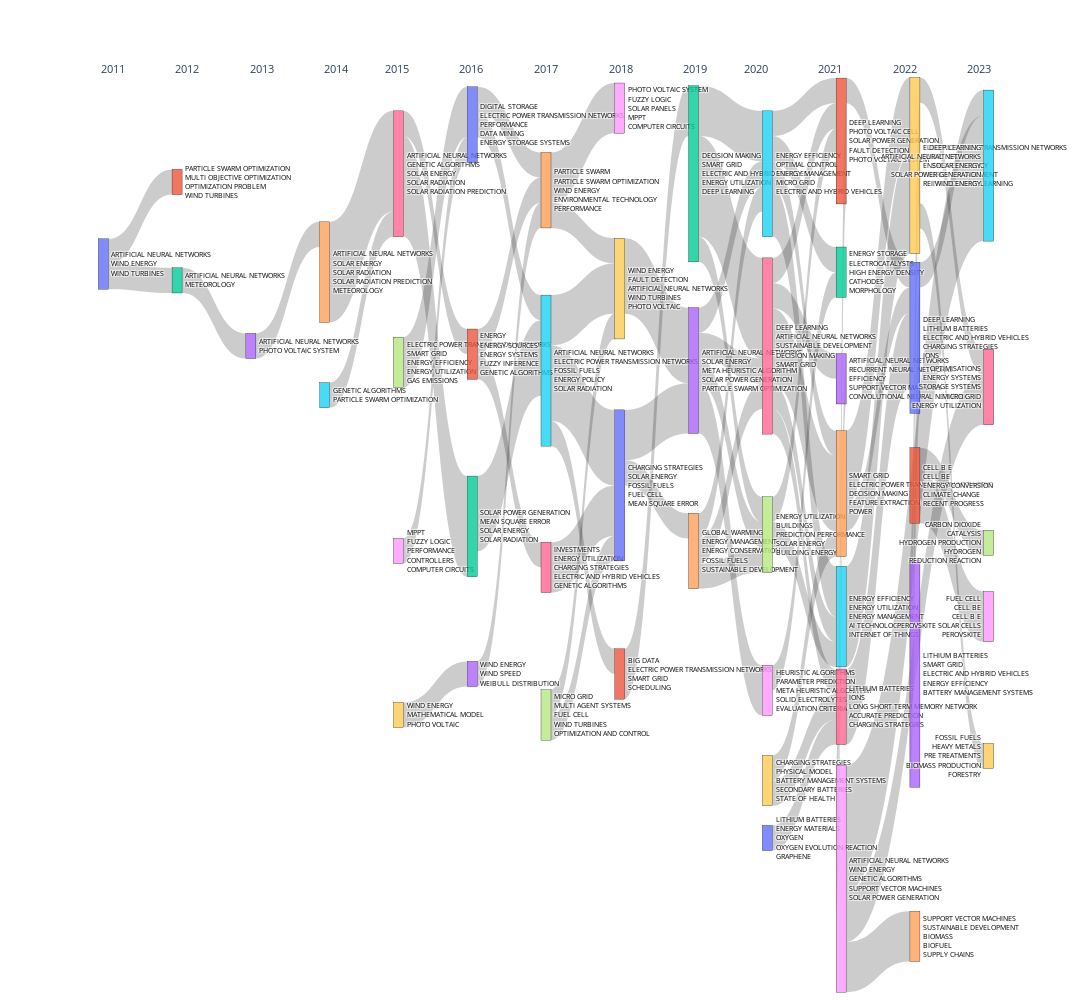

The notebook cell saved with this chart:
### Code cell
import plotly.graph_objects as go

fig = go.Figure(
    data=[
        go.Sankey(
            arrangement = "fixed",
            node = dict(
                pad = 10,
                thickness = 10,
                line = dict(color = "black", width = 0.3),
                label = label,
                x=x,
                y=y,
            ),
            link = dict(
                source = source,
                target = target,
                value = value,
            ),
            textfont={"size":7, 'color': 'black'},
        )
    ]
)

for x_coor, year in enumerate(data.keys()):
    fig.add_annotation(
        x= 0.02 + 0.96 * x_coor / (len(data.keys()) - 1),
        y= 1.05,
        xref="paper",
        yref="paper",
        text=str(year),
        showarrow=False,
        font=dict(
            # family="Courier New, monospace",
            size=11,
            # color="black"
            ),
        align="center",
    )

fig.update_layout(width=1600, height=1000).show()

### Figure 1 — Plotly figure (JSON) as saved in the notebook; plotly's stock layout.template omitted (floating-point values rounded to 4 significant figures)
{"data": [{"arrangement": "fixed", "link": {"source": [0, 0, 2, 3, 4, 5, 6, 6, 7, 8, 9, 10, 10, 11, 11, 12, 13, 14, 14, 15, 15, 15, 16, 17, 17, 19, 20, 20, 21, 22, 22, 22, 23, 23, 23, 23, 24, 24, 24, 25, 25, 25, 25, 26, 26, 26, 26, 26, 27, 27, 28, 29, 29, 30, 31, 31, 33, 34, 34, 35, 36, 38, 38, 38, 39, 39, 39, 40, 40, 41, 41], "target": [2, 1, 3, 4, 6, 6, 11, 12, 10, 10, 13, 15, 14, 14, 16, 15, 14, 19, 18, 19, 21, 20, 20, 20, 19, 23, 23, 24, 22, 26, 25, 27, 26, 27, 28, 25, 25, 27, 26, 35, 31, 32, 34, 31, 33, 34, 36, 35, 35, 31, 32, 36, 34, 36, 40, 38, 38, 39, 40, 39, 40, 45, 44, 46, 43, 46, 49, 45, 43, 48, 47], "value": [1, 1, 1, 1, 4, 1, 1, 4, 2, 1, 1, 1, 1, 1, 1, 3, 1, 1, 2, 2, 1, 3, 2, 1, 1, 3, 2, 1, 2, 4, 2, 1, 1, 1, 2, 1, 1, 1, 1, 2, 1, 1, 1, 1, 1, 3, 1, 1, 1, 1, 1, 1, 1, 1, 1, 4, 2, 3, 1, 4, 3, 5, 2, 2, 4, 1, 1, 1, 5, 2, 1]}, "node": {"label": ["ARTIFICIAL NEURAL NETWORKS<br>WIND ENERGY<br>WIND TURBINES", "PARTICLE SWARM OPTIMIZATION<br>MULTI OBJECTIVE OPTIMIZATION<br>OPTIMIZATION PROBLEM<br>WIND TURBINES", "ARTIFICIAL NEURAL NETWORKS<br>METEOROLOGY", "ARTIFICIAL NEURAL NETWORKS<br>PHOTO VOLTAIC SYSTEM", "ARTIFICIAL NEURAL NETWORKS<br>SOLAR ENERGY<br>SOLAR RADIATION<br>SOLAR RADIATION PREDICTION<br>METEOROLOGY", "GENETIC ALGORITHMS<br>PARTICLE SWARM OPTIMIZATION", "ARTIFICIAL NEURAL NETWORKS<br>GENETIC ALGORITHMS<br>SOLAR ENERGY<br>SOLAR RADIATION<br>SOLAR RADIATION PREDICTION", "ELECTRIC POWER TRANSMISSION NETWORKS<br>SMART GRID<br>ENERGY EFFICIENCY<br>ENERGY UTILIZATION<br>GAS EMISSIONS", "MPPT<br>FUZZY LOGIC<br>PERFORMANCE<br>CONTROLLERS<br>COMPUTER CIRCUITS", "WIND ENERGY<br>MATHEMATICAL MODEL<br>PHOTO VOLTAIC", "DIGITAL STORAGE<br>ELECTRIC POWER TRANSMISSION NETWORKS<br>PERFORMANCE<br>DATA MINING<br>ENERGY STORAGE SYSTEMS", "ENERGY<br>ENERGY SOURCES<br>ENERGY SYSTEMS<br>FUZZY INFERENCE<br>GENETIC ALGORITHMS", "SOLAR POWER GENERATION<br>MEAN SQUARE ERROR<br>SOLAR ENERGY<br>SOLAR RADIATION", "WIND ENERGY<br>WIND SPEED<br>WEIBULL DISTRIBUTION", "PARTICLE SWARM<br>PARTICLE SWARM OPTIMIZATION<br>WIND ENERGY<br>ENVIRONMENTAL TECHNOLOGY<br>PERFORMANCE", "ARTIFICIAL NEURAL NETWORKS<br>ELECTRIC POWER TRANSMISSION NETWORKS<br>FOSSIL FUELS<br>ENERGY POLICY<br>SOLAR RADIATION", "INVESTMENTS<br>ENERGY UTILIZATION<br>CHARGING STRATEGIES<br>ELECTRIC AND HYBRID VEHICLES<br>GENETIC ALGORITHMS", "MICRO GRID<br>MULTI AGENT SYSTEMS<br>FUEL CELL<br>WIND TURBINES<br>OPTIMIZATION AND CONTROL", "PHOTO VOLTAIC SYSTEM<br>FUZZY LOGIC<br>SOLAR PANELS<br>MPPT<br>COMPUTER CIRCUITS", "WIND ENERGY<br>FAULT DETECTION<br>ARTIFICIAL NEURAL NETWORKS<br>WIND TURBINES<br>PHOTO VOLTAIC", "CHARGING STRATEGIES<br>SOLAR ENERGY<br>FOSSIL FUELS<br>FUEL CELL<br>MEAN SQUARE ERROR", "BIG DATA<br>ELECTRIC POWER TRANSMISSION NETWORKS<br>SMART GRID<br>SCHEDULING", "DECISION MAKING<br>SMART GRID<br>ELECTRIC AND HYBRID VEHICLES<br>ENERGY UTILIZATION<br>DEEP LEARNING", "ARTIFICIAL NEURAL NETWORKS<br>SOLAR ENERGY<br>META HEURISTIC ALGORITHM<br>SOLAR POWER GENERATION<br>PARTICLE SWARM OPTIMIZATION", "GLOBAL WARMING<br>ENERGY MANAGEMENT<br>ENERGY CONSERVATION<br>FOSSIL FUELS<br>SUSTAINABLE DEVELOPMENT", "ENERGY EFFICIENCY<br>OPTIMAL CONTROL<br>ENERGY MANAGEMENT<br>MICRO GRID<br>ELECTRIC AND HYBRID VEHICLES", "DEEP LEARNING<br>ARTIFICIAL NEURAL NETWORKS<br>SUSTAINABLE DEVELOPMENT<br>DECISION MAKING<br>SMART GRID", "ENERGY UTILIZATION<br>BUILDINGS<br>PREDICTION PERFORMANCE<br>SOLAR ENERGY<br>BUILDING ENERGY", "HEURISTIC ALGORITHMS<br>PARAMETER PREDICTION<br>META HEURISTIC ALGORITHM<br>SOLID ELECTROLYTES<br>EVALUATION CRITERIA", "CHARGING STRATEGIES<br>PHYSICAL MODEL<br>BATTERY MANAGEMENT SYSTEMS<br>SECONDARY BATTERIES<br>STATE OF HEALTH", "LITHIUM BATTERIES<br>ENERGY MATERIALS<br>OXYGEN<br>OXYGEN EVOLUTION REACTION<br>GRAPHENE", "DEEP LEARNING<br>PHOTO VOLTAIC CELL<br>SOLAR POWER GENERATION<br>FAULT DETECTION<br>PHOTO VOLTAIC SYSTEM", "ENERGY STORAGE<br>ELECTROCATALYSTS<br>HIGH ENERGY DENSITY<br>CATHODES<br>MORPHOLOGY", "ARTIFICIAL NEURAL NETWORKS<br>RECURRENT NEURAL NETWORKS<br>EFFICIENCY<br>SUPPORT VECTOR MACHINES<br>CONVOLUTIONAL NEURAL NETWORK", "SMART GRID<br>ELECTRIC POWER TRANSMISSION NETWORKS<br>DECISION MAKING<br>FEATURE EXTRACTION<br>POWER", "ENERGY EFFICIENCY<br>ENERGY UTILIZATION<br>ENERGY MANAGEMENT<br>AI TECHNOLOGY<br>INTERNET OF THINGS", "LITHIUM BATTERIES<br>IONS<br>LONG SHORT TERM MEMORY NETWORK<br>ACCURATE PREDICTION<br>CHARGING STRATEGIES", "ORGANIC SOLAR CELLS<br>PERFORMANCE ASSESSMENT<br>DATA SCIENCE<br>SOLAR CELL MATERIALS<br>SOLAR POWER", "ARTIFICIAL NEURAL NETWORKS<br>WIND ENERGY<br>GENETIC ALGORITHMS<br>SUPPORT VECTOR MACHINES<br>SOLAR POWER GENERATION", "ELECTRIC POWER TRANSMISSION NETWORKS<br>SMART GRID<br>ENERGY EFFICIENCY<br>ENERGY MANAGEMENT<br>REINFORCEMENT LEARNING", "DEEP LEARNING<br>LITHIUM BATTERIES<br>ELECTRIC AND HYBRID VEHICLES<br>CHARGING STRATEGIES<br>IONS", "CELL B E<br>CELL BE<br>ENERGY CONVERSION<br>CLIMATE CHANGE<br>RECENT PROGRESS", "ELECTRIC UTILITIES<br>ENERGY POLICY<br>OFFSHORE OIL WELL PRODUCTION<br>OPERATION AND MAINTENANCE<br>INVESTMENTS", "LITHIUM BATTERIES<br>SMART GRID<br>ELECTRIC AND HYBRID VEHICLES<br>ENERGY EFFICIENCY<br>BATTERY MANAGEMENT SYSTEMS", "SUPPORT VECTOR MACHINES<br>SUSTAINABLE DEVELOPMENT<br>BIOMASS<br>BIOFUEL<br>SUPPLY CHAINS", "DEEP LEARNING<br>ARTIFICIAL NEURAL NETWORKS<br>SOLAR ENERGY<br>SOLAR POWER GENERATION<br>WIND ENERGY", "OPTIMISATIONS<br>ENERGY SYSTEMS<br>STORAGE SYSTEMS<br>MICRO GRID<br>ENERGY UTILIZATION", "CARBON DIOXIDE<br>CATALYSIS<br>HYDROGEN PRODUCTION<br>HYDROGEN<br>REDUCTION REACTION", "FUEL CELL<br>CELL BE<br>CELL B E<br>PEROVSKITE SOLAR CELLS<br>PEROVSKITE", "FOSSIL FUELS<br>HEAVY METALS<br>PRE TREATMENTS<br>BIOMASS PRODUCTION<br>FORESTRY"], "line": {"color": "black", "width": 0.3}, "pad": 10, "thickness": 10, "x": [0.025, 0.1042, 0.1042, 0.1833, 0.2625, 0.2625, 0.3417, 0.3417, 0.3417, 0.3417, 0.4208, 0.4208, 0.4208, 0.4208, 0.5, 0.5, 0.5, 0.5, 0.5792, 0.5792, 0.5792, 0.5792, 0.6583, 0.6583, 0.6583, 0.7375, 0.7375, 0.7375, 0.7375, 0.7375, 0.7375, 0.8167, 0.8167, 0.8167, 0.8167, 0.8167, 0.8167, 0.8167, 0.8958, 0.8958, 0.8958, 0.8958, 0.8958, 0.975, 0.975, 0.975, 0.975, 0.975, 0.975, 0.975], "y": [0.2, 0.1, 0.22, 0.3, 0.21, 0.36, 0.09, 0.32, 0.55, 0.75, 0.03, 0.31, 0.52, 0.7, 0.11, 0.33, 0.57, 0.75, 0.01, 0.23, 0.47, 0.7, 0.09, 0.33, 0.55, 0.09, 0.3, 0.53, 0.72, 0.83, 0.9, 0.05, 0.21, 0.34, 0.48, 0.63, 0.74, 0.95, 0.08, 0.29, 0.47, 0.7, 1.02, 0.08, 0.35, 0.54, 0.63, 0.8, 0.81, 0.9]}, "textfont": {"color": "black", "size": 7}, "type": "sankey"}], "layout": {"annotations": [{"align": "center", "font": {"size": 11}, "showarrow": false, "text": "2011", "x": 0.02, "xref": "paper", "y": 1.05, "yref": "paper"}, {"align": "center", "font": {"size": 11}, "showarrow": false, "text": "2012", "x": 0.1, "xref": "paper", "y": 1.05, "yref": "paper"}, {"align": "center", "font": {"size": 11}, "showarrow": false, "text": "2013", "x": 0.18, "xref": "paper", "y": 1.05, "yref": "paper"}, {"align": "center", "font": {"size": 11}, "showarrow": false, "text": "2014", "x": 0.26, "xref": "paper", "y": 1.05, "yref": "paper"}, {"align": "center", "font": {"size": 11}, "showarrow": false, "text": "2015", "x": 0.34, "xref": "paper", "y": 1.05, "yref": "paper"}, {"align": "center", "font": {"size": 11}, "showarrow": false, "text": "2016", "x": 0.42, "xref": "paper", "y": 1.05, "yref": "paper"}, {"align": "center", "font": {"size": 11}, "showarrow": false, "text": "2017", "x": 0.5, "xref": "paper", "y": 1.05, "yref": "paper"}, {"align": "center", "font": {"size": 11}, "showarrow": false, "text": "2018", "x": 0.58, "xref": "paper", "y": 1.05, "yref": "paper"}, {"align": "center", "font": {"size": 11}, "showarrow": false, "text": "2019", "x": 0.66, "xref": "paper", "y": 1.05, "yref": "paper"}, {"align": "center", "font": {"size": 11}, "showarrow": false, "text": "2020", "x": 0.74, "xref": "paper", "y": 1.05, "yref": "paper"}, {"align": "center", "font": {"size": 11}, "showarrow": false, "text": "2021", "x": 0.82, "xref": "paper", "y": 1.05, "yref": "paper"}, {"align": "center", "font": {"size": 11}, "showarrow": false, "text": "2022", "x": 0.9, "xref": "paper", "y": 1.05, "yref": "paper"}, {"align": "center", "font": {"size": 11}, "showarrow": false, "text": "2023", "x": 0.98, "xref": "paper", "y": 1.05, "yref": "paper"}], "height": 1000, "width": 1600}}
